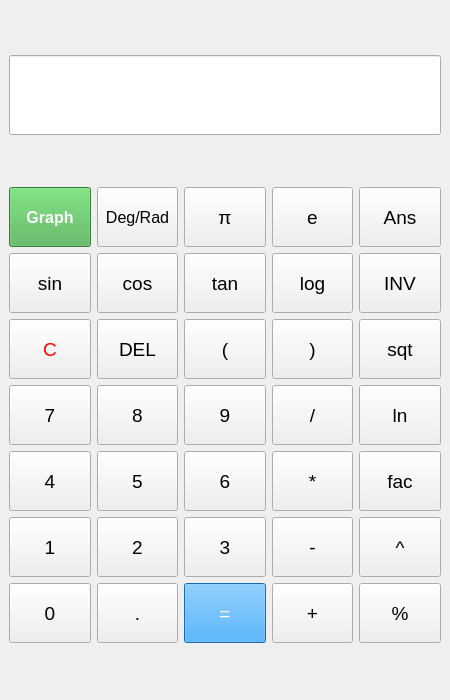
<?xml version="1.0" encoding="UTF-8"?>
<ui version="4.0">
 <class>MainWindow</class>
 <widget class="QMainWindow" name="MainWindow">
  <property name="geometry">
   <rect>
    <x>0</x>
    <y>0</y>
    <width>450</width>
    <height>700</height>
   </rect>
  </property>
  <property name="windowTitle">
   <string>IVS Calculator - Pro Version</string>
  </property>
  <widget class="QWidget" name="centralwidget">
   <layout class="QVBoxLayout" name="verticalLayout">
    <item>
     <widget class="QLineEdit" name="display">
      <property name="minimumSize">
       <size>
        <width>0</width>
        <height>80</height>
       </size>
      </property>
      <property name="font">
       <font>
        <family>Arial</family>
        <pointsize>24</pointsize>
       </font>
      </property>
      <property name="alignment">
       <set>Qt::AlignRight|Qt::AlignTrailing|Qt::AlignVCenter</set>
      </property>
      <property name="readOnly">
       <bool>true</bool>
      </property>
     </widget>
    </item>
    <item>
     <layout class="QGridLayout" name="gridLayout">
      <item row="0" column="0">
       <widget class="QPushButton" name="btn_graph">
        <property name="minimumSize"><size><width>60</width><height>60</height></size></property>
        <property name="font"><font><family>Arial</family><pointsize>12</pointsize><weight>75</weight><bold>true</bold></font></property>
        <property name="text"><string>Graph</string></property>
        <property name="styleSheet"><string>background-color: #4CAF50; color: white;</string></property>
       </widget>
      </item>
      <item row="0" column="1">
       <widget class="QPushButton" name="btn_mode">
        <property name="minimumSize"><size><width>60</width><height>60</height></size></property>
        <property name="font"><font><family>Arial</family><pointsize>12</pointsize></font></property>
        <property name="text"><string>Deg/Rad</string></property>
       </widget>
      </item>
      <item row="0" column="2">
       <widget class="QPushButton" name="btn_pi">
        <property name="minimumSize"><size><width>60</width><height>60</height></size></property>
        <property name="font"><font><family>Arial</family><pointsize>14</pointsize></font></property>
        <property name="text"><string>π</string></property>
       </widget>
      </item>
      <item row="0" column="3">
       <widget class="QPushButton" name="btn_e">
        <property name="minimumSize"><size><width>60</width><height>60</height></size></property>
        <property name="font"><font><family>Arial</family><pointsize>14</pointsize></font></property>
        <property name="text"><string>e</string></property>
       </widget>
      </item>
      <item row="0" column="4">
       <widget class="QPushButton" name="btn_ans">
        <property name="minimumSize"><size><width>60</width><height>60</height></size></property>
        <property name="font"><font><family>Arial</family><pointsize>14</pointsize></font></property>
        <property name="text"><string>Ans</string></property>
       </widget>
      </item>
      <item row="1" column="0">
       <widget class="QPushButton" name="btn_sin">
        <property name="minimumSize"><size><width>60</width><height>60</height></size></property>
        <property name="font"><font><family>Arial</family><pointsize>14</pointsize></font></property>
        <property name="text"><string>sin</string></property>
       </widget>
      </item>
      <item row="1" column="1">
       <widget class="QPushButton" name="btn_cos">
        <property name="minimumSize"><size><width>60</width><height>60</height></size></property>
        <property name="font"><font><family>Arial</family><pointsize>14</pointsize></font></property>
        <property name="text"><string>cos</string></property>
       </widget>
      </item>
      <item row="1" column="2">
       <widget class="QPushButton" name="btn_tan">
        <property name="minimumSize"><size><width>60</width><height>60</height></size></property>
        <property name="font"><font><family>Arial</family><pointsize>14</pointsize></font></property>
        <property name="text"><string>tan</string></property>
       </widget>
      </item>
      <item row="1" column="3">
       <widget class="QPushButton" name="btn_log">
        <property name="minimumSize"><size><width>60</width><height>60</height></size></property>
        <property name="font"><font><family>Arial</family><pointsize>14</pointsize></font></property>
        <property name="text"><string>log</string></property>
       </widget>
      </item>
      <item row="1" column="4">
       <widget class="QPushButton" name="btn_inv">
        <property name="minimumSize"><size><width>60</width><height>60</height></size></property>
        <property name="font"><font><family>Arial</family><pointsize>14</pointsize></font></property>
        <property name="text"><string>INV</string></property>
       </widget>
      </item>
      <item row="2" column="0">
       <widget class="QPushButton" name="btn_clear">
        <property name="minimumSize"><size><width>60</width><height>60</height></size></property>
        <property name="font"><font><family>Arial</family><pointsize>14</pointsize></font></property>
        <property name="text"><string>C</string></property>
        <property name="styleSheet"><string>color: red;</string></property>
       </widget>
      </item>
      <item row="2" column="1">
       <widget class="QPushButton" name="btn_del">
        <property name="minimumSize"><size><width>60</width><height>60</height></size></property>
        <property name="font"><font><family>Arial</family><pointsize>14</pointsize></font></property>
        <property name="text"><string>DEL</string></property>
       </widget>
      </item>
      <item row="2" column="2">
       <widget class="QPushButton" name="btn_lparen">
        <property name="minimumSize"><size><width>60</width><height>60</height></size></property>
        <property name="font"><font><family>Arial</family><pointsize>14</pointsize></font></property>
        <property name="text"><string>(</string></property>
       </widget>
      </item>
      <item row="2" column="3">
       <widget class="QPushButton" name="btn_rparen">
        <property name="minimumSize"><size><width>60</width><height>60</height></size></property>
        <property name="font"><font><family>Arial</family><pointsize>14</pointsize></font></property>
        <property name="text"><string>)</string></property>
       </widget>
      </item>
      <item row="2" column="4">
       <widget class="QPushButton" name="btn_sqt">
        <property name="minimumSize"><size><width>60</width><height>60</height></size></property>
        <property name="font"><font><family>Arial</family><pointsize>14</pointsize></font></property>
        <property name="text"><string>sqt</string></property>
       </widget>
      </item>
      <item row="3" column="0">
       <widget class="QPushButton" name="btn_7">
        <property name="minimumSize"><size><width>60</width><height>60</height></size></property>
        <property name="font"><font><family>Arial</family><pointsize>14</pointsize></font></property>
        <property name="text"><string>7</string></property>
       </widget>
      </item>
      <item row="3" column="1">
       <widget class="QPushButton" name="btn_8">
        <property name="minimumSize"><size><width>60</width><height>60</height></size></property>
        <property name="font"><font><family>Arial</family><pointsize>14</pointsize></font></property>
        <property name="text"><string>8</string></property>
       </widget>
      </item>
      <item row="3" column="2">
       <widget class="QPushButton" name="btn_9">
        <property name="minimumSize"><size><width>60</width><height>60</height></size></property>
        <property name="font"><font><family>Arial</family><pointsize>14</pointsize></font></property>
        <property name="text"><string>9</string></property>
       </widget>
      </item>
      <item row="3" column="3">
       <widget class="QPushButton" name="btn_div">
        <property name="minimumSize"><size><width>60</width><height>60</height></size></property>
        <property name="font"><font><family>Arial</family><pointsize>14</pointsize></font></property>
        <property name="text"><string>/</string></property>
       </widget>
      </item>
      <item row="3" column="4">
       <widget class="QPushButton" name="btn_ln">
        <property name="minimumSize"><size><width>60</width><height>60</height></size></property>
        <property name="font"><font><family>Arial</family><pointsize>14</pointsize></font></property>
        <property name="text"><string>ln</string></property>
       </widget>
      </item>
      <item row="4" column="0">
       <widget class="QPushButton" name="btn_4">
        <property name="minimumSize"><size><width>60</width><height>60</height></size></property>
        <property name="font"><font><family>Arial</family><pointsize>14</pointsize></font></property>
        <property name="text"><string>4</string></property>
       </widget>
      </item>
      <item row="4" column="1">
       <widget class="QPushButton" name="btn_5">
        <property name="minimumSize"><size><width>60</width><height>60</height></size></property>
        <property name="font"><font><family>Arial</family><pointsize>14</pointsize></font></property>
        <property name="text"><string>5</string></property>
       </widget>
      </item>
      <item row="4" column="2">
       <widget class="QPushButton" name="btn_6">
        <property name="minimumSize"><size><width>60</width><height>60</height></size></property>
        <property name="font"><font><family>Arial</family><pointsize>14</pointsize></font></property>
        <property name="text"><string>6</string></property>
       </widget>
      </item>
      <item row="4" column="3">
       <widget class="QPushButton" name="btn_mul">
        <property name="minimumSize"><size><width>60</width><height>60</height></size></property>
        <property name="font"><font><family>Arial</family><pointsize>14</pointsize></font></property>
        <property name="text"><string>*</string></property>
       </widget>
      </item>
      <item row="4" column="4">
       <widget class="QPushButton" name="btn_fac">
        <property name="minimumSize"><size><width>60</width><height>60</height></size></property>
        <property name="font"><font><family>Arial</family><pointsize>14</pointsize></font></property>
        <property name="text"><string>fac</string></property>
       </widget>
      </item>
      <item row="5" column="0">
       <widget class="QPushButton" name="btn_1">
        <property name="minimumSize"><size><width>60</width><height>60</height></size></property>
        <property name="font"><font><family>Arial</family><pointsize>14</pointsize></font></property>
        <property name="text"><string>1</string></property>
       </widget>
      </item>
      <item row="5" column="1">
       <widget class="QPushButton" name="btn_2">
        <property name="minimumSize"><size><width>60</width><height>60</height></size></property>
        <property name="font"><font><family>Arial</family><pointsize>14</pointsize></font></property>
        <property name="text"><string>2</string></property>
       </widget>
      </item>
      <item row="5" column="2">
       <widget class="QPushButton" name="btn_3">
        <property name="minimumSize"><size><width>60</width><height>60</height></size></property>
        <property name="font"><font><family>Arial</family><pointsize>14</pointsize></font></property>
        <property name="text"><string>3</string></property>
       </widget>
      </item>
      <item row="5" column="3">
       <widget class="QPushButton" name="btn_sub">
        <property name="minimumSize"><size><width>60</width><height>60</height></size></property>
        <property name="font"><font><family>Arial</family><pointsize>14</pointsize></font></property>
        <property name="text"><string>-</string></property>
       </widget>
      </item>
      <item row="5" column="4">
       <widget class="QPushButton" name="btn_pow">
        <property name="minimumSize"><size><width>60</width><height>60</height></size></property>
        <property name="font"><font><family>Arial</family><pointsize>14</pointsize></font></property>
        <property name="text"><string>^</string></property>
       </widget>
      </item>
      <item row="6" column="0">
       <widget class="QPushButton" name="btn_0">
        <property name="minimumSize"><size><width>60</width><height>60</height></size></property>
        <property name="font"><font><family>Arial</family><pointsize>14</pointsize></font></property>
        <property name="text"><string>0</string></property>
       </widget>
      </item>
      <item row="6" column="1">
       <widget class="QPushButton" name="btn_dot">
        <property name="minimumSize"><size><width>60</width><height>60</height></size></property>
        <property name="font"><font><family>Arial</family><pointsize>14</pointsize></font></property>
        <property name="text"><string>.</string></property>
       </widget>
      </item>
      <item row="6" column="2">
       <widget class="QPushButton" name="btn_eq">
        <property name="minimumSize"><size><width>60</width><height>60</height></size></property>
        <property name="font"><font><family>Arial</family><pointsize>14</pointsize></font></property>
        <property name="text"><string>=</string></property>
        <property name="styleSheet"><string>background-color: #2196F3; color: white;</string></property>
       </widget>
      </item>
      <item row="6" column="3">
       <widget class="QPushButton" name="btn_add">
        <property name="minimumSize"><size><width>60</width><height>60</height></size></property>
        <property name="font"><font><family>Arial</family><pointsize>14</pointsize></font></property>
        <property name="text"><string>+</string></property>
       </widget>
      </item>
      <item row="6" column="4">
       <widget class="QPushButton" name="btn_mod">
        <property name="minimumSize"><size><width>60</width><height>60</height></size></property>
        <property name="font"><font><family>Arial</family><pointsize>14</pointsize></font></property>
        <property name="text"><string>%</string></property>
       </widget>
      </item>
     </layout>
    </item>
   </layout>
  </widget>
 </widget>
 <resources/>
 <connections/>
</ui>
